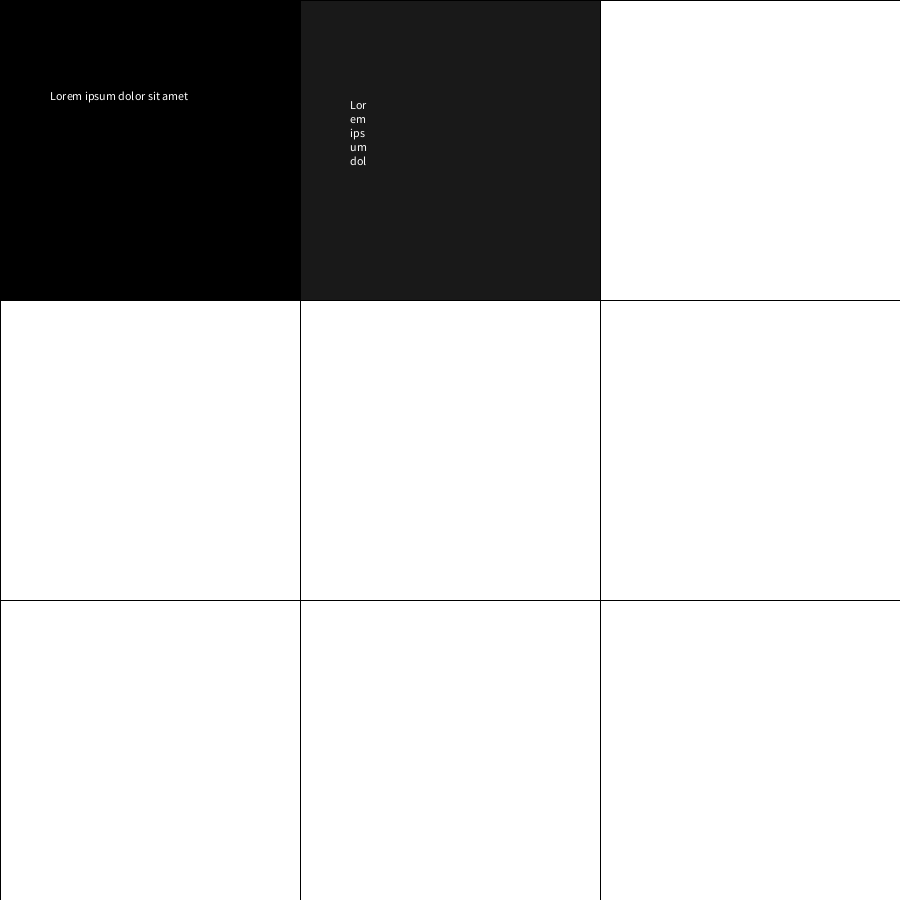
Frame 1 (no input)
Frame 60 (the mouse pressed at the canvas centre just before this capture): identical to frame 1, image omitted
Frame 120 (the mouse held since frame 60 and released just before this capture): identical to frame 1, image omitted

The Processing sketch that drew this single still picture (run headless with seeded random() and noise(); from frame 60 on, the mouse is pressed at the canvas centre):

// Processing sketch: text01
// ── text01.pde
// show examples of text

int cellSize = 900 / 3;
int tabSize = cellSize;
String loremIpsum= "Lorem ipsum dolor sit amet";

void setup() {
  size(900,900);
  background(122,183,191);
}

void draw() {

    // row 1

    translate(0,0);
    simpleText();
    translate(tabSize,0);
    constrainText();
    translate(tabSize,0);
    rect(0,0,cellSize,cellSize);
    // row 2
    translate(tabSize * -2,tabSize);
    rect(0,0,cellSize,cellSize);
    translate(tabSize,0);
    rect(0,0,cellSize,cellSize);
    translate(tabSize,0);
    rect(0,0,cellSize,cellSize);
   // row 3
    translate(tabSize * -2,tabSize);
    rect(0,0,cellSize,cellSize);
    translate(tabSize,0);
    rect(0,0,cellSize,cellSize);
    translate(tabSize,0);
    rect(0,0,cellSize,cellSize);    


}

void simpleText() {

    fill(0);
    rect(0,0,cellSize,cellSize);
    fill(255);
    text(loremIpsum, 50, 100);

}

void constrainText() {

    fill(25);
    rect(0,0,cellSize,cellSize);
    fill(255);
    text(loremIpsum, 50, 100, 20, 80);

}
